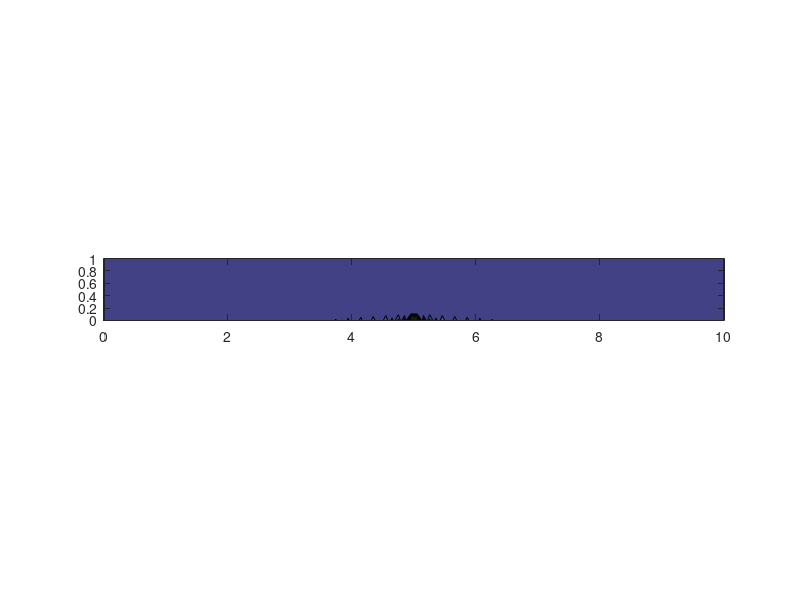

This chart was generated by the following MATLAB code:
%analytical solution of poisson eqution in 2D

clear all
close all

%domain
L = 10;
R = 1;
x = linspace(0,L,10*L);
y = linspace(0,R,10*R);
[X,Y] = meshgrid(x,y);
a = 5; b = 0; %place the dirac

%numeber of modes
nk = 101;
nj = 101;

phi = 0;
%compution with fourier series
for i = nk:-1:1
    
    %Ak = sin((i-1)*pi*b/R);
        
    for l = nj:-1:1
        
        %Bj = cos((l-1)*pi*b/L);
                
        %Ckj = Ak*Bj;
        Ckj = sin((l-1)*pi*a/L)*cos((i-1)*pi*b/R);
        phi = phi + Ckj*cos(pi*(i-1)*Y/R).*sin(pi*(l-1)*X/L);
    
    end
end

figure
contourf(X,Y,phi)
axis equal